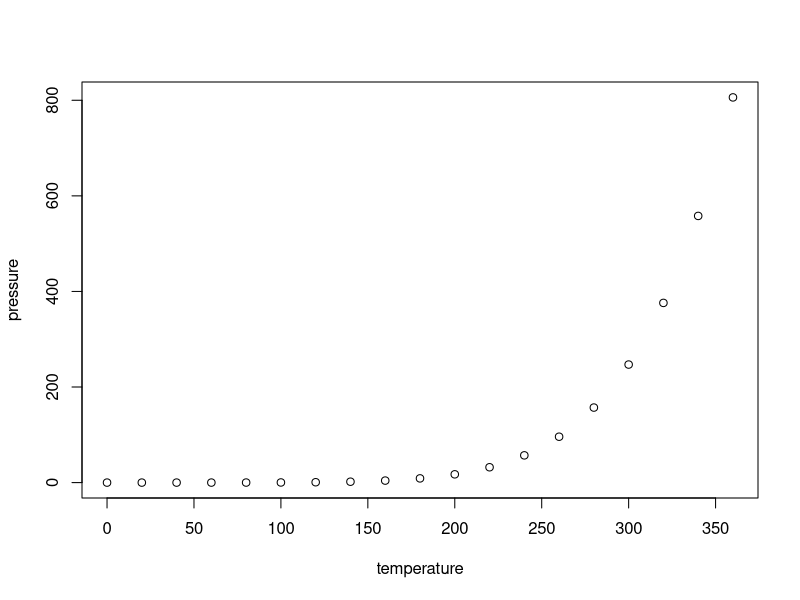
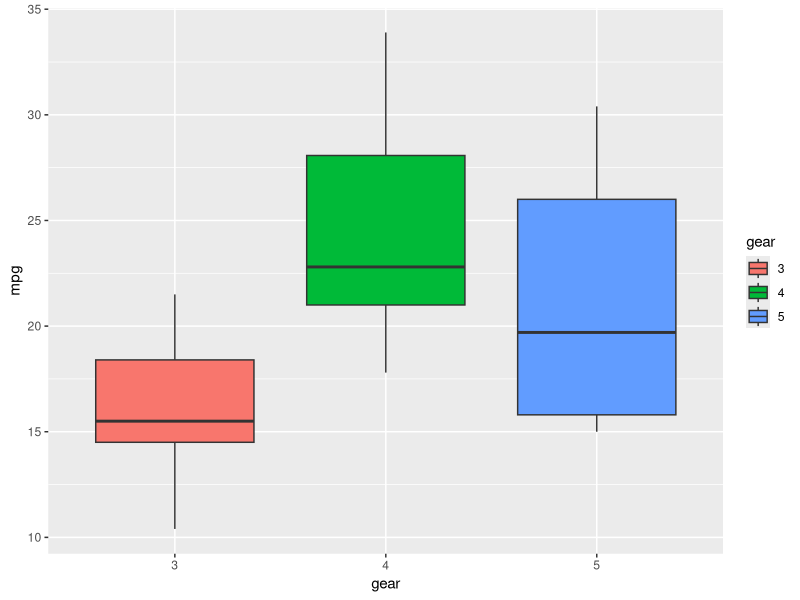
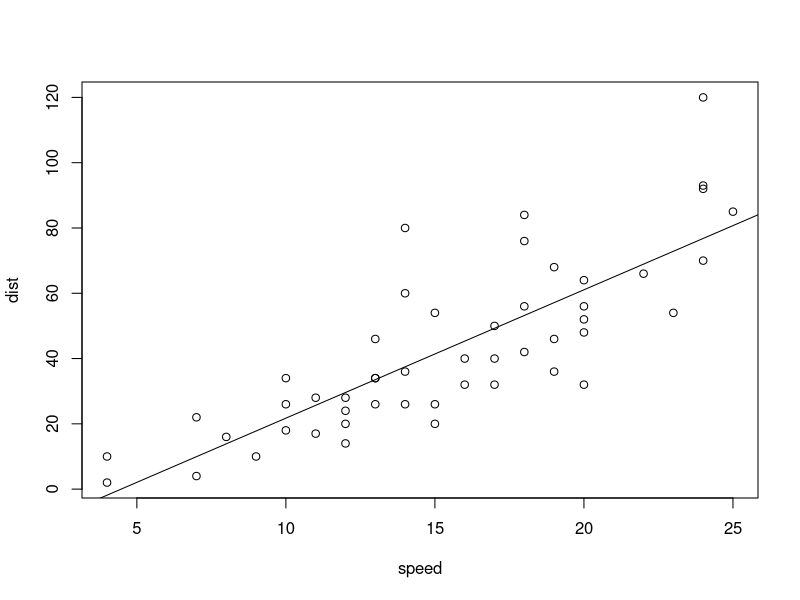
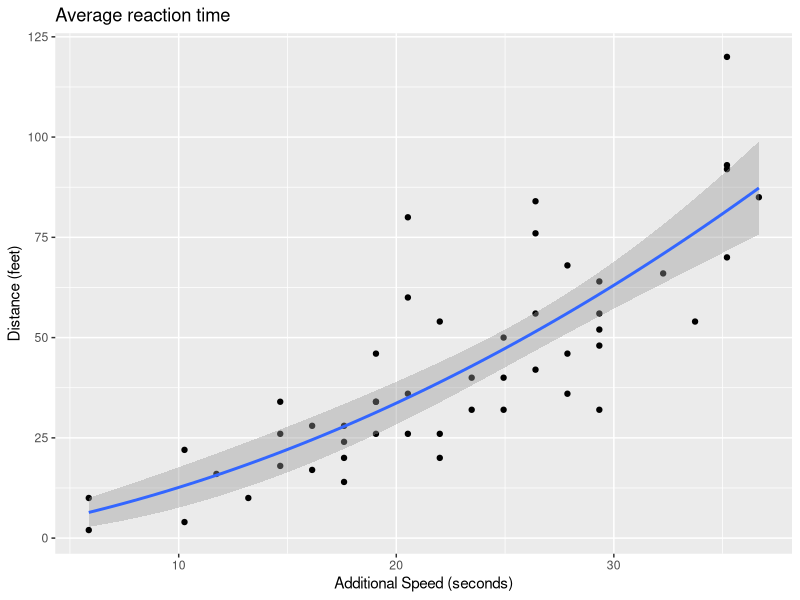

Here is the R script that generated these plots, in order:
## ---- chunk 1
knitr::opts_chunk$set(echo = TRUE)
## ---- chunk 2
summary(cars)
## ---- chunk 3
plot(pressure)
## ---- chunk 4
"Task 1"
sum(5:55)
## ---- chunk 5
"Task 2"
sumfun<-function(n){
  sum(5:n)
}
sumfun(10)
sumfun(20)
sumfun(100)
## ---- chunk 6
"Task 3"
a=1
b=1

print(a)
print(b)

for(i in 1:12) {
  c=a+b
  print(c)
  a=b
  b=c
}
## ---- chunk 7
"Task 4"

#Import ggplot2
library(ggplot2)
#Load the data
data(mtcars)
#Convert miles per gallon into a factor from numeric 
mtcars$gear<-as.factor(mtcars$gear)
#Generate a box plot of gear against mpg and color by gear 
ggplot(mtcars, aes(x=gear,y=mpg,fill=gear)) + geom_boxplot()
## ---- chunk 8
"Task 5"
#Fit a linear model with lm, with cars data (speed and breaking distance)
model<-lm(dist~speed,data=cars)
summary(model)
## ---- chunk 9
"Task 6"
plot(data=cars, dist~speed)
abline(model)
## ---- chunk 10
"Task 7 - part 1"
library(ggplot2)
data("cars")
additional_speed <- cars$speed * (5280/3600)
lm_2 <- lm(dist ~ 0 + additional_speed + I(additional_speed^2), cars)
summary(lm_2)
## ---- chunk 11
"Task 7 - part 2"
y <- cars$dist
x <- cars$additional_speed
ggplot(cars, aes(additional_speed, dist)) + geom_point() + geom_smooth(method='lm', formula="y~0+x+I(x^2)") + labs(title ="Average reaction time", x="Additional Speed (seconds)", y="Distance (feet)")
